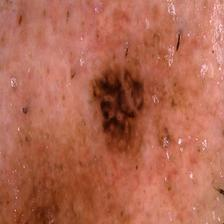
#> input picture final/malignant/1 (100).jpg, 224 x 224 px, given as the content of the folder dMelanomaPredictionTechniquesUsingNeuralNetwork/final/benign, which was not available
$ jupyter execute '3. Data Augmentation.ipynb'   (text cells are left out)
#> lines starting #> are read from the running program, lines starting #| are printed output that depends on the picture; pictures that were not available may be replaced by others from this repository, and a replacement may not be noted
[cell 1]
import os

list1 = os.listdir("C:/Users/asaja/PycharmProjects/HybridMelanomaPredictionTechniquesUsingNeuralNetwork/final/malignant")

number_files1 = len(list1)
print(number_files1)

[cell 2]
list2 = os.listdir("C:/Users/asaja/PycharmProjects/HybridMelanomaPredictionTechniquesUsingNeuralNetwork/final/malignant")

number_files2 = len(list2)
print(number_files2)

[cell 3]
import os
import random
from scipy import ndarray
import skimage as sk
from skimage import transform
from skimage import util
from skimage import io
from skimage import img_as_ubyte

[cell 4]
def rotation(image_array: ndarray):
    random_degree = random.uniform(-25, 25)
    return sk.transform.rotate(image_array, random_degree)

def noise(image_array: ndarray):
    return sk.util.random_noise(image_array)

def flip(image_array: ndarray):
    return image_array[:, ::-1]

[cell 5]
available_transformations = {
    'rotate': rotation,
    'noise': noise,
    'horizontal_flip': flip
}

[cell 6]
folder_path = "C:/Users/asaja/PycharmProjects/HybridMelanomaPredictionTechniquesUsingNeuralNetwork/final/benign"
num_files_desired = 100
images = [os.path.join(folder_path, f) for f in os.listdir(folder_path) if os.path.isfile(os.path.join(folder_path, f))]

[cell 7]
num_generated_files = 0

while num_generated_files <= num_files_desired:

    image_path = random.choice(images)
    image_to_transform = sk.io.imread(image_path)
#> image_to_transform is the input picture: shape (224, 224, 3); mean R, G, B 178, 102.8, 80.3
    num_transformations_to_apply = random.randint(1, len(available_transformations))
    num_transformations = 0
    transformed_image = None

    while num_transformations <= num_transformations_to_apply:

        key = random.choice(list(available_transformations.keys()))
        transformed_image = available_transformations[key](image_to_transform)
        transformed_image = img_as_ubyte(transformed_image)
        num_transformations += 1
#> this loop made 3 passes
#> pass 1, `transformed_image = available_transformations[key](image_to_transform)`:
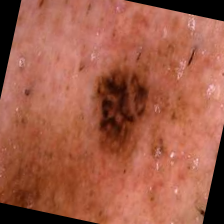
#> transformed_image: shape (224, 224, 3) float64; mean R, G, B 0.636, 0.364, 0.282
#> pass 2, `transformed_image = available_transformations[key](image_to_transform)`:
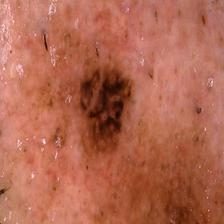
#> transformed_image: shape (224, 224, 3); mean R, G, B 178, 102.8, 80.3
#> pass 3, `transformed_image = available_transformations[key](image_to_transform)`:
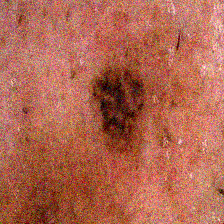
#> transformed_image: shape (224, 224, 3) float64; mean R, G, B 0.697, 0.403, 0.316
#> after the loop, num_transformations = 3

    new_file_path = '%s/augmented_image_%s.jpg' % (folder_path, num_generated_files)
    io.imsave(new_file_path, transformed_image)
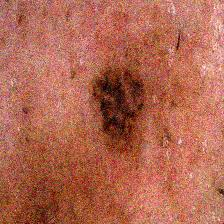
#> saved as augmented_image_0.jpg: shape (224, 224, 3); mean R, G, B 177.7, 102.8, 80.7
    num_generated_files += 1

[cell 8]
list2 = os.listdir("C:/Users/asaja/PycharmProjects/HybridMelanomaPredictionTechniquesUsingNeuralNetwork/final/benign")
#> list2 = ['1 (100).jpg']

number_files2 = len(list2)
#> number_files2 = 1
print(number_files2)
#| 1
